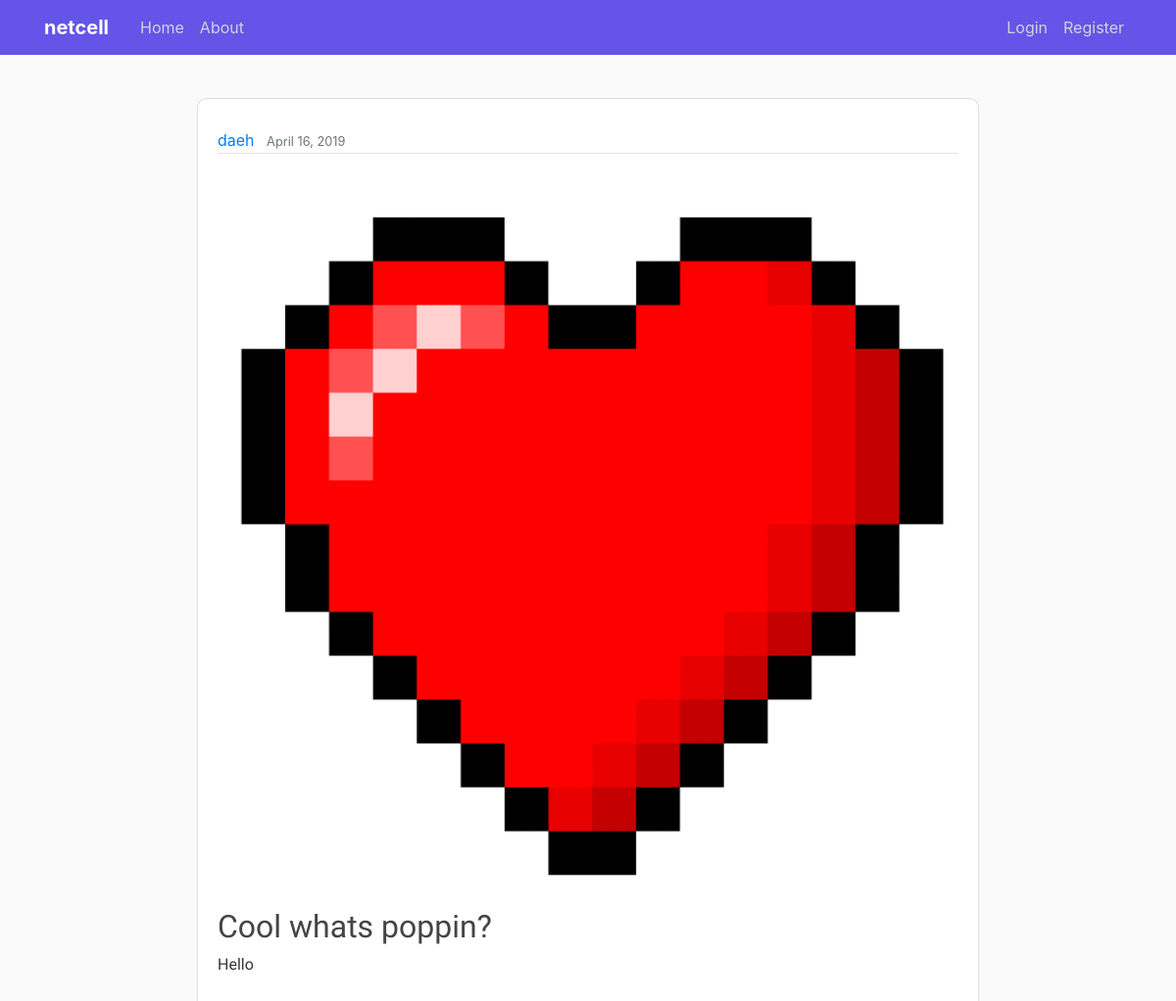
The page /post/26/ on the database its author committed.
### blog/models.py (models this page shows, shortened)
class Post(models.Model):
    title = models.CharField(max_length=100)
    content = models.TextField()
    image = models.ImageField(default="default.jpg", upload_to='post_pics')
    date_posted = models.DateTimeField(default=timezone.now)
    author = models.ForeignKey(User, on_delete=models.CASCADE)

### blog/views.py (the view)
# urls.py: path('post/<int:pk>/', PostDetailView.as_view(), name="post-detail"),
class PostDetailView(DetailView):
    model = Post

### blog/templates/blog/post_detail.html (shortened to what this page needs)
{% extends "blog/base.html" %}
{% block content %}
<div class="center">
    <article class="media content-section">
        <div class="media-body">
            <div class="article-metadata">
                <a class="mr-2" href="{% url 'user-posts' object.author.username %}">{{ object.author }}</a>
                <small class="text-muted">{{ object.date_posted|date:"F d, Y" }}</small>
            </div>
            <div id="article-detail">
                {% if not object.image.url == "/media/default.jpg" %}
                <img class="rounded img-fluid mx-auto center" src="{{ object.image.url }}">
                {% endif %}
                <h2 class="article-title">{{ object.title }}</h2>
                <p class="article-content">{{ object.content }}</p>
            </div>
        </div>
    </article>
</div>
{% endblock %}

### blog/static/blog/main.css (style rules this page uses)
body { background: #fafafa; color: #333333; margin-top: 5rem; }
h1, h2, h3, h4, h5, h6 { color: #444444; font-family: 'Heebo', sans-serif; }
#article-detail { min-height: 250px; }
.content-section { background: #ffffff; padding: 30px 20px; border: 1px solid #dddddd; border-radius: 10px; margin-bottom: 20px; width: 70%; min-width: 70%; margin: 10 auto auto auto }
.center { margin: 10 auto auto auto; width: 100%; }
.article-title { color: #444444; font-family: 'Heebo', sans-serif; }
.article-content { white-space: pre-line; font-family: 'Heebo', sans-serif; }
.article-metadata { padding-bottom: 1px; margin-bottom: 4px; border-bottom: 1px solid #e3e3e3 }

### rows shown on the page
Post: author "daeh", date_posted "April 16, 2019", image (picture), title "Cool whats poppin?", content "Hello"
